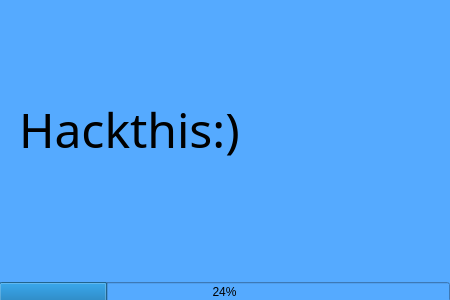
<?xml version="1.0" encoding="UTF-8"?>
<ui version="4.0">
 <class>Dialog</class>
 <widget class="QDialog" name="Dialog">
  <property name="geometry">
   <rect>
    <x>0</x>
    <y>0</y>
    <width>450</width>
    <height>300</height>
   </rect>
  </property>
  <property name="cursor">
   <cursorShape>ArrowCursor</cursorShape>
  </property>
  <property name="windowTitle">
   <string>Dialog</string>
  </property>
  <property name="windowOpacity">
   <double>0.800000000000000</double>
  </property>
  <property name="styleSheet">
   <string notr="true">background-color: rgb(85, 170, 255);</string>
  </property>
  <widget class="QFrame" name="frame">
   <property name="geometry">
    <rect>
     <x>-1</x>
     <y>-1</y>
     <width>471</width>
     <height>311</height>
    </rect>
   </property>
   <property name="frameShape">
    <enum>QFrame::StyledPanel</enum>
   </property>
   <property name="frameShadow">
    <enum>QFrame::Raised</enum>
   </property>
   <widget class="QLabel" name="label">
    <property name="geometry">
     <rect>
      <x>20</x>
      <y>80</y>
      <width>271</width>
      <height>101</height>
     </rect>
    </property>
    <property name="font">
     <font>
      <family>Purisa</family>
      <pointsize>36</pointsize>
     </font>
    </property>
    <property name="text">
     <string>Hackthis:)</string>
    </property>
   </widget>
   <widget class="QProgressBar" name="progressbar">
    <property name="geometry">
     <rect>
      <x>0</x>
      <y>283</y>
      <width>451</width>
      <height>20</height>
     </rect>
    </property>
    <property name="cursor">
     <cursorShape>WaitCursor</cursorShape>
    </property>
    <property name="mouseTracking">
     <bool>false</bool>
    </property>
    <property name="value">
     <number>24</number>
    </property>
   </widget>
  </widget>
 </widget>
 <resources/>
 <connections/>
</ui>
